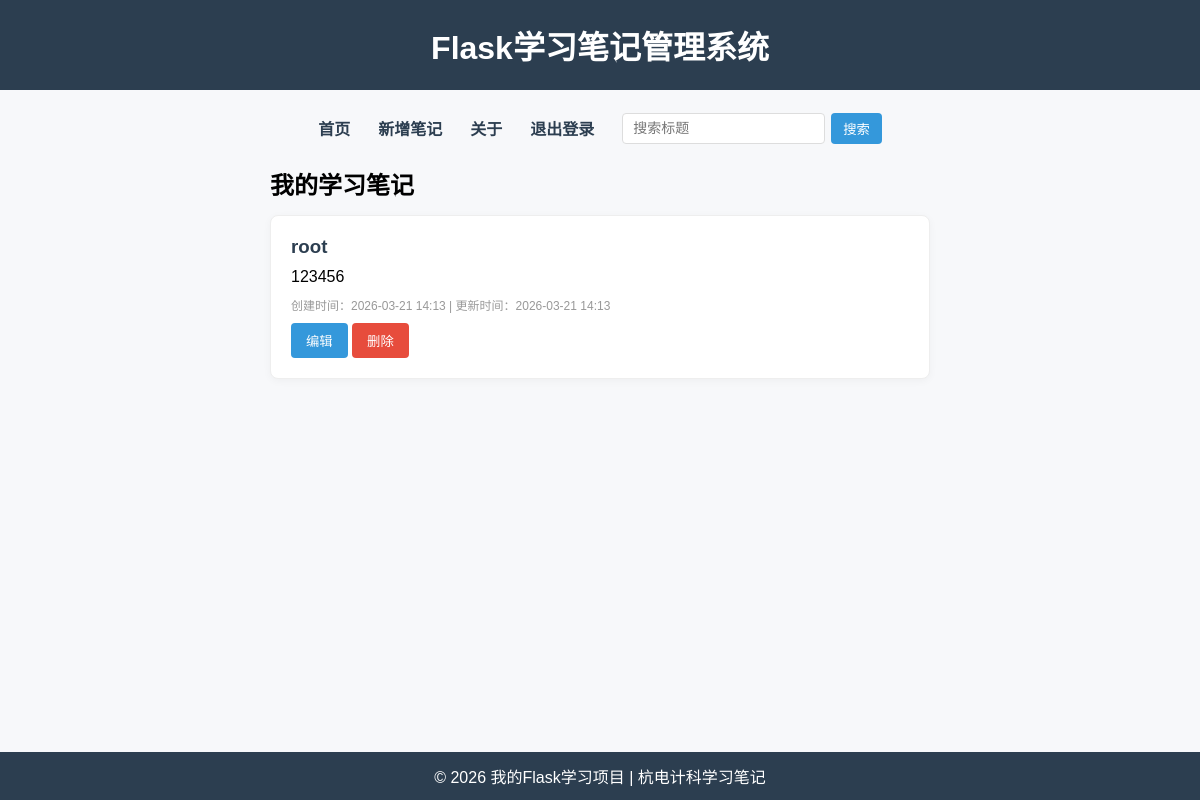
Page / (signed in) on the earlier database version.
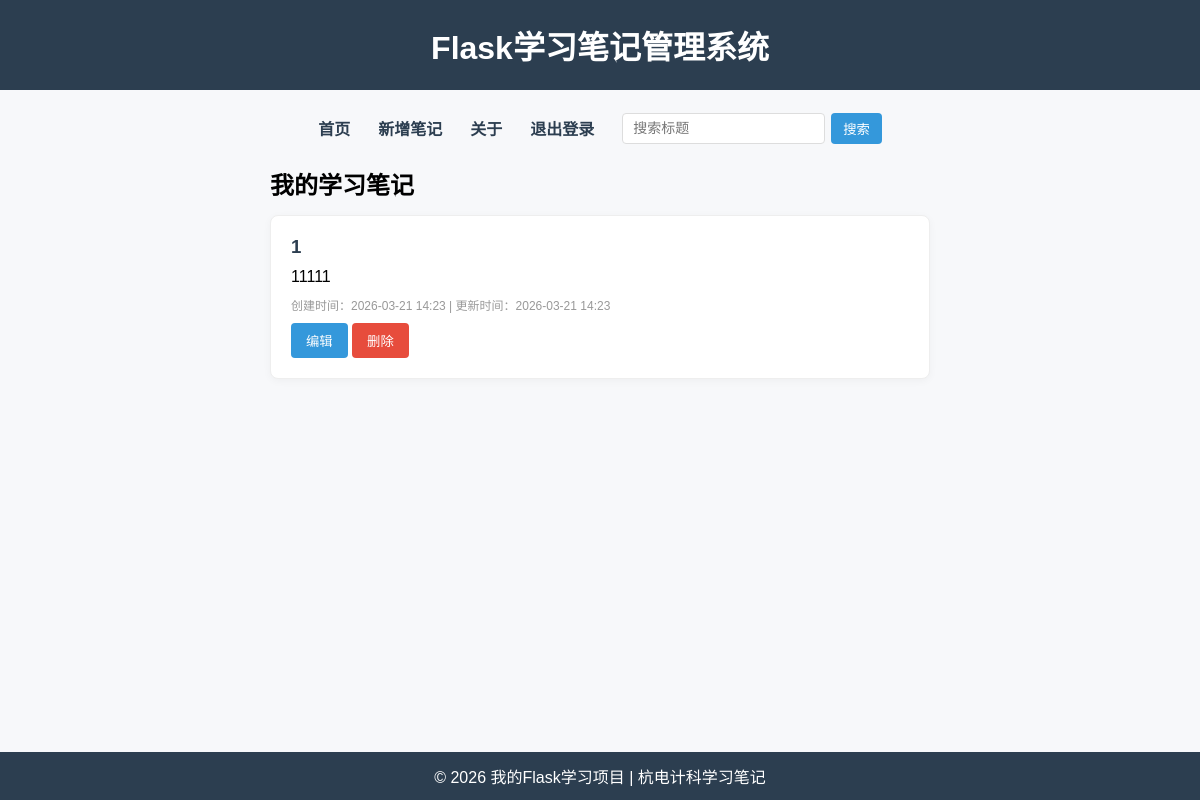
Same page on the later database version.
### models.py (models this page shows, shortened)
class Note(db.Model):
    __tablename__ = 'notes'
    id = db.Column(db.Integer, primary_key=True)  # 主键ID
    title = db.Column(db.String(100), nullable=False)  # 笔记标题（必填）
    content = db.Column(db.Text, nullable=False)  # 笔记内容（必填）
    create_time = db.Column(db.DateTime, default=datetime.now)  # 创建时间（自动生成）
    update_time = db.Column(db.DateTime, default=datetime.now, onupdate=datetime.now)  # 更新时间
    user_id = db.Column(db.Integer, db.ForeignKey('user.id'), nullable=False)
    def to_dict(self):
        return {
            'id': self.id,
            'title': self.title,
            'content': self.content,
            'create_time': self.create_time.strftime('%Y-%m-%d %H:%M'),
            'update_time': self.update_time.strftime('%Y-%m-%d %H:%M')
        }

### routes.py (the view)
    @app.route('/')
    def index():
        check = login_required()
        if check: return check
        user = get_current_user()
        notes = Note.query.filter_by(user_id=user.id).order_by(Note.update_time.desc()).all()
        return render_template('index.html', notes=notes, username=user.username)

### utils.py (called while the page is built)
def get_current_user():
    user_id = session.get("user_id")
    if not user_id:
        return None
    return User.query.get(user_id)

def login_required():
    if not get_current_user():
        return redirect("/login")
    return None

### templates/index.html (shortened to what this page needs)
{% extends "base.html" %}
{% block content %}
<h2>我的学习笔记</h2>
{% if notes %}
    {% for note in notes %}
    <div class="note-item">
        <h3>{{ note.title }}</h3>
        <p>{{ note.content[:100] }}{% if note.content|length > 100 %}...{% endif %}</p>
        <div class="meta">
            {% set note_dict = note.to_dict() %}
            创建时间：{{ note_dict.create_time }} |
            更新时间：{{ note_dict.update_time }}
        </div>
        <div>
            <a href="/edit/{{ note.id }}"><button class="btn btn-primary">编辑</button></a>
             <form action="/delete/{{ note.id }}" method="post" style="display: inline;">
                <button type="submit" class="btn btn-danger" onclick="return confirm('确定删除吗？')">删除</button>
            </form>
        </div>
    </div>
    {% endfor %}
{% else %}
    <p>暂无笔记，<a href="/add">点击新增</a>你的第一条笔记吧！</p>
{% endif %}
{% endblock %}

### templates/base.html (shortened to what this page needs)
<!DOCTYPE html>
<html lang="zh-CN">
<head>
</head>
<body>
    <header>
        <h1>Flask学习笔记管理系统</h1>
    </header>
    <nav>
        <a href="/">首页</a>
        <a href="/add">新增笔记</a>
        <a href="/about">关于</a>
        {% if not session.user_id %}
            <a href="/login">登录</a>
            <a href="/register">注册</a>
        {% else %}
            <a href="/logout">退出登录</a>
        {% endif %}
        <form action="/search" method="get">
            <input type="text" name="keyword" placeholder="搜索标题">
            <button type="submit">搜索</button>
        </form>
    </nav>
    <div class="container">
        {% block content %}{% endblock %}
    </div>
    <footer>
        © 2026 我的Flask学习项目 | 杭电计科学习笔记
    </footer>
</body>
</html>

### templates/base.html (style rules this page uses)
* { margin: 0; padding: 0; box-sizing: border-box; }
body { font-family: "Microsoft YaHei", Arial, sans-serif; padding-bottom: 60px; background-color: #f7f8fa; }
header { background: #2c3e50; color: white; padding: 22px; text-align: center; }
nav { margin: 20px 0; display: flex; justify-content: center; align-items: center; gap: 28px; flex-wrap: wrap; font-size: 16px; }
nav a { text-decoration: none; color: #2c3e50; font-weight: bold; padding: 6px 0; }
nav form { display: flex; gap: 6px; }
nav input { padding: 6px 10px; border: 1px solid #ddd; border-radius: 4px; font-size: 14px; }
nav button { padding: 6px 12px; background: #3498db; color: white; border: none; border-radius: 4px; cursor: pointer; }
.container { max-width: 700px; margin: 0 auto; padding: 0 20px; }
footer { background: #2c3e50; color: white; text-align: center; padding: 12px; position: fixed; bottom: 0; width: 100%; }
.btn { padding: 8px 15px; border: none; border-radius: 4px; cursor: pointer; }
.btn-primary { background: #3498db; color: white; }
.btn-danger { background: #e74c3c; color: white; }
.note-item { border: 1px solid #eee; padding: 20px; margin: 14px 0; border-radius: 8px; background: white; box-shadow: 0 2px 8px rgba(0,0,0,0.04); }
.note-item h3 { color: #2c3e50; margin-bottom: 10px; }
.note-item .meta { color: #999; font-size: 12px; margin: 10px 0; }

Differences in the rows shown:
removed Note: title "root", content "123456", create_time "2026-03-21 14:13", update_time "2026-03-21 14:13"
added Note: title "1", content "11111", create_time "2026-03-21 14:23", update_time "2026-03-21 14:23"
